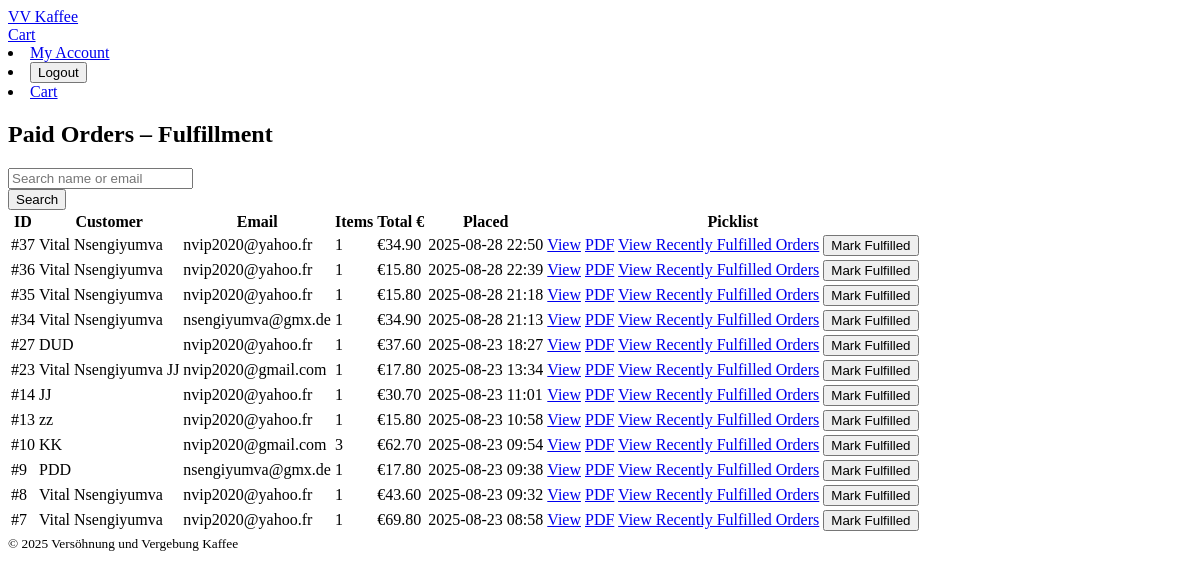
The page /staff/fulfillment/ (signed in) on the database as committed earlier.
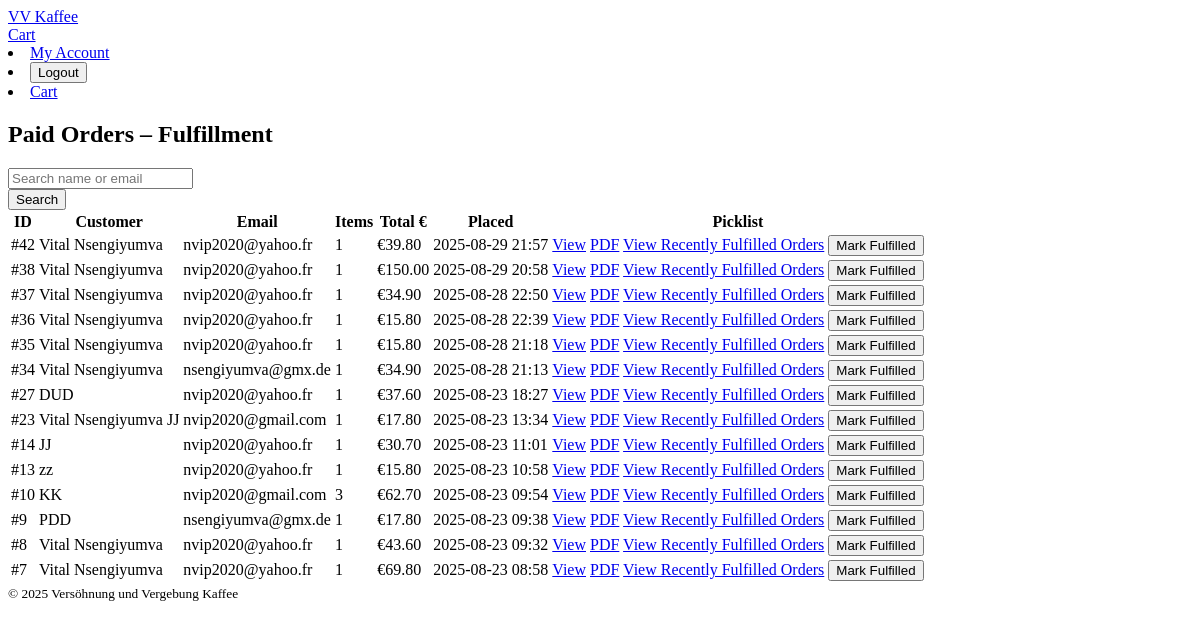
The same page on the database as committed later.
### orders/models.py (models this page shows, shortened)
class Order(models.Model):
    STATUS_CHOICES = [
        ("new", "New"),
        ("pending_fulfillment", "Pending fulfillment"),
        ("paid", "Paid"),
        ("fulfilled", "Fulfilled"),
        ("cancelled", "Cancelled"),
        ("refunded", "Refunded"),
    ]
    status = models.CharField(max_length=32, choices=STATUS_CHOICES, default="new")
    fulfilled_at = models.DateTimeField(null=True, blank=True)
    user = models.ForeignKey(settings.AUTH_USER_MODEL, on_delete=models.SET_NULL, null=True, blank=True, related_name="orders")
    full_name = models.CharField(max_length=100)
    email = models.EmailField()
    phone_number = models.CharField(max_length=20, blank=True)
    street = models.CharField(max_length=120)
    house_number = models.CharField(max_length=10, blank=True)
    city = models.CharField(max_length=80)
    postal_code = models.CharField(max_length=20)
    country = models.CharField(max_length=60, default="Germany")
    status = models.CharField(max_length=20, choices=STATUS_CHOICES, default="new")
    payment_intent_id = models.CharField(max_length=120, blank=True)  # Stripe PaymentIntent id
    subtotal = models.DecimalField(max_digits=10, decimal_places=2, default=0)
    shipping = models.DecimalField(max_digits=10, decimal_places=2, default=0)
    total = models.DecimalField(max_digits=10, decimal_places=2, default=0)
    notes = models.TextField(blank=True)
    created_at = models.DateTimeField(auto_now_add=True)
    updated_at = models.DateTimeField(auto_now=True)
    class Meta:
        ordering = ["-created_at"]
        permissions = [
            ("view_fulfillment", "Can access fulfillment (paid picklists)"),
            ("change_fulfillment_status", "Can mark orders fulfilled"),
        ]

### orders/views.py (the view)
# urls.py: path("staff/fulfillment/", views.fulfillment_paid_orders, name="fulfillment_paid_orders"),
@login_required
@permission_required("orders.view_fulfillment", raise_exception=True)
def fulfillment_paid_orders(request):
    orders = (Order.objects
              .filter(status__in=PACKABLE_STATUSES)
              .order_by("-created_at")
              .prefetch_related("items"))
    q = request.GET.get("q")
    if q:
        orders = orders.filter(full_name__icontains=q) | orders.filter(email__icontains=q)
    return render(request, "orders/fulfillment_list.html", {"orders": orders})

### cart/context_processors.py (called while the page is built)
def cart_summary(request):
    cart = request.session.get(CART_SESSION_KEY, {})
    item_count = sum(int(item.get("quantity", 0)) for item in cart.values())
    subtotal = sum(
        Decimal(item["price"]) * int(item["quantity"]) for item in cart.values()
    ) if cart else Decimal("0.00")
    shipping = Decimal("0.00") if subtotal >= Decimal("39.00") else (Decimal("4.90") if subtotal > 0 else Decimal("0.00"))
    total = (subtotal + shipping).quantize(Decimal("0.01"))
    return {
        "cart_item_count": item_count,
        "cart_subtotal": subtotal.quantize(Decimal("0.01")),
        "cart_total": total,
    }

### orders/templatetags/user_extras.py (called while the page is built)
@register.filter
def has_group(user, group_name):
    if not getattr(user, "is_authenticated", False):
        return False
    return user.groups.filter(name=group_name).exists()

### orders/templates/orders/fulfillment_list.html (shortened to what this page needs)
{% extends "base.html" %}
{% block content %}
<div class="container py-4">
  <h2 class="mb-3">Paid Orders – Fulfillment</h2>
  <form class="row g-2 mb-3" method="get">
    <div class="col-auto">
      <input name="q" value="{{ request.GET.q }}" class="form-control" placeholder="Search name or email">
    </div>
    <div class="col-auto">
      <button class="btn btn-outline-primary">Search</button>
    </div>
  </form>
  <div class="table-responsive">
    <table class="table table-sm align-middle">
      <thead class="table-dark">
        <tr>
          <th>ID</th>
          <th>Customer</th>
          <th>Email</th>
          <th>Items</th>
          <th>Total €</th>
          <th>Placed</th>
          <th>Picklist</th>
        </tr>
      </thead>
      <tbody>
        {% for o in orders %}
        <tr>
          <td>#{{ o.id }}</td>
          <td>{{ o.full_name|default:"—" }}</td>
          <td>{{ o.email|default:"—" }}</td>
          <td>{{ o.items.count }}</td>
          <td>€{{ o.total|floatformat:2 }}</td>
          <td>{{ o.created_at|date:"Y-m-d H:i" }}</td>
          <td>
          <a class="btn btn-sm btn-outline-secondary" target="_blank" href="{% url 'orders:order_picklist' o.id %}">View</a>
          <a class="btn btn-sm btn-primary" target="_blank" href="{% url 'orders:order_picklist_pdf' o.id %}">PDF</a>
          <a href="{% url 'orders:fulfillment_recent' %}" class="btn btn-outline-secondary">View Recently Fulfilled Orders</a>
          {% if o.status in 'pending_fulfillment paid' %}
          <form method="post" action="{% url 'orders:mark_order_fulfilled' o.id %}" style="display:inline;">
            <button class="btn btn-sm btn-success" type="submit">Mark Fulfilled</button>
          </form>
          {% endif %}
        </td>
        </tr>
        {% empty %}
        <tr><td colspan="7" class="text-muted text-center">No paid orders.</td></tr>
        {% endfor %}
      </tbody>
    </table>
  </div>
</div>
{% endblock %}

### templates/base.html (shortened to what this page needs)
{% load user_extras %}
<!doctype html>
<html lang=""en"">
  <head>
    <link href=""https://cdn.jsdelivr.net/npm/bootstrap@5.3.3/dist/css/bootstrap.min.css"" rel=""stylesheet"">
  </head>
  <body class=""bg-light"">
    <nav class="navbar navbar-expand-lg navbar-dark bg-dark">
      <div class="container">
        <a class="navbar-brand" href="/">VV Kaffee</a>
        <div class="ms-auto d-flex align-items-center gap-2">
          <a class="btn btn-outline-light btn-sm position-relative" href="/cart/">
            Cart
          </a>
        </div>
      </div>
      <div>
        {% if user.is_authenticated %}
          <li class="nav-item"><a class="nav-link" href="{% url 'profiles:account_dashboard' %}">My Account</a></li>
          <li class="nav-item">
            <form method="post" action="{% url 'account_logout' %}" style="display:inline;">
              <button class="nav-link btn btn-link p-0 align-baseline" type="submit">
                Logout
              </button>
            </form>
          </li>
        {% else %}
          <li class="nav-item"><a class="nav-link" href="{% url 'account_login' %}">Login</a></li>
          <li class="nav-item"><a class="nav-link" href="{% url 'account_signup' %}">Register</a></li>
        {% endif %}
        <li class="nav-item"><a class="nav-link" href="{% url 'cart:detail' %}">Cart</a></li>
      </div>
    </nav>
    <main class=""container py-5"">
      {% block content %}{% endblock %}
    </main>
    <footer class=""text-center py-4 text-secondary"">
      <small>&copy; {% now "Y" %} Versöhnung und Vergebung Kaffee</small>
    </footer>
  </body>
</html>

Rows that differ between the two databases and show on the page:
added Order: id "42", full_name "Vital Nsengiyumva", email "nvip2020@yahoo.fr", items.count "1", total "39.80", created_at "2025-08-29 21:57", status "Mark Fulfilled"
added Order: id "38", full_name "Vital Nsengiyumva", email "nvip2020@yahoo.fr", items.count "1", total "150.00", created_at "2025-08-29 20:58", status "Mark Fulfilled"
